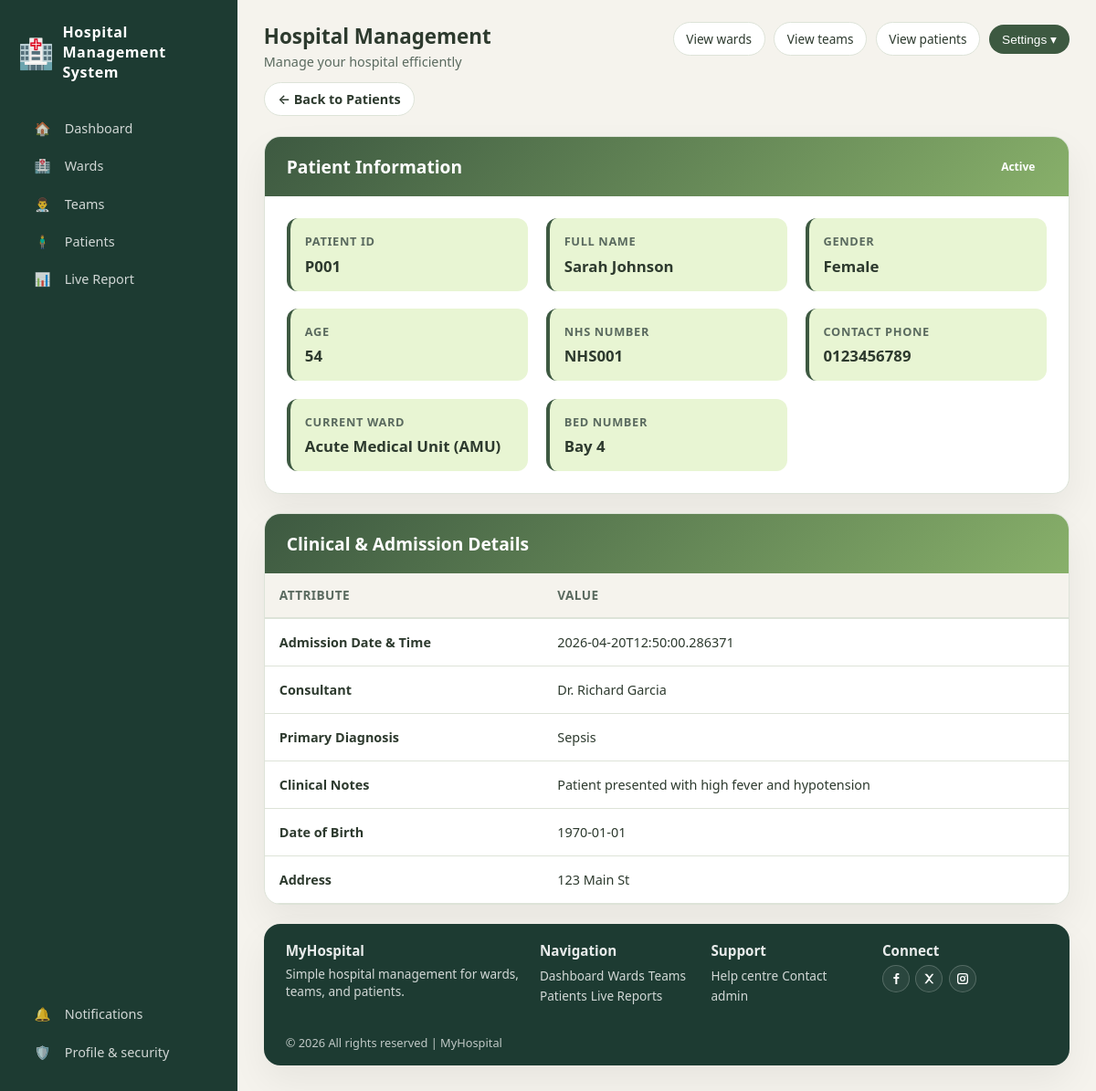
The app's page /patients/1 (signed in), older data.
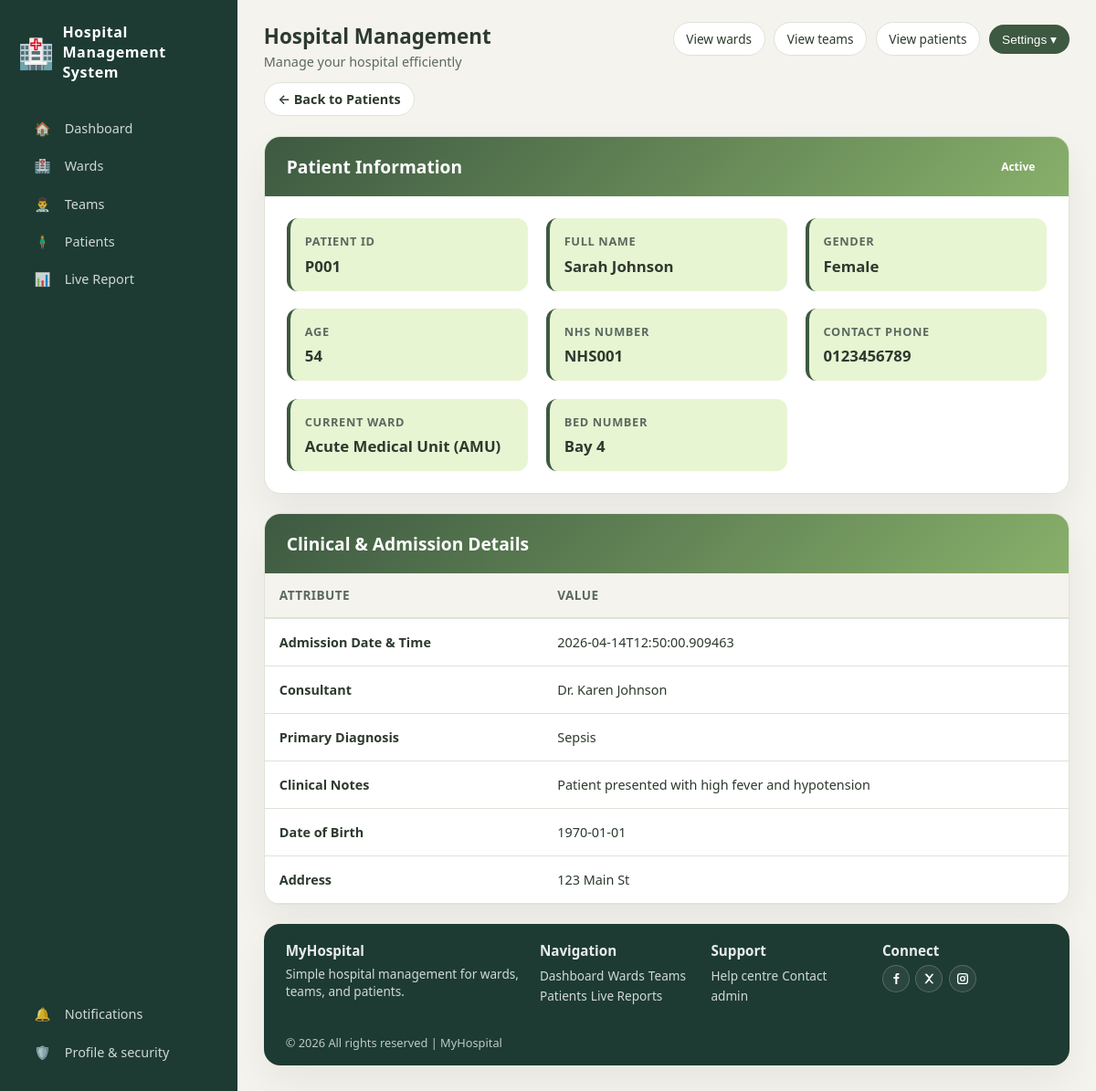
The same page, newer data.
### tables this page shows
CREATE TABLE patients (
            id INTEGER PRIMARY KEY AUTOINCREMENT,
            name TEXT NOT NULL,
            dob TEXT,
            age INTEGER,
            gender TEXT,
            nhs_number TEXT,
            phone TEXT,
            address TEXT,
            admission_datetime TEXT NOT NULL,
            ward_id INTEGER,
            bed TEXT NOT NULL,
            doctor_id INTEGER,
            diagnosis TEXT NOT NULL,
            notes TEXT,
            status TEXT DEFAULT 'Active',
            discharged_at TIMESTAMP,
            created_at TIMESTAMP DEFAULT CURRENT_TIMESTAMP,
            FOREIGN KEY (ward_id) REFERENCES wards (id),
            FOREIGN KEY (doctor_id) REFERENCES doctors (id)
        );

CREATE TABLE doctors (
            id INTEGER PRIMARY KEY AUTOINCREMENT,
            name TEXT NOT NULL,
            specialty TEXT NOT NULL,
            grade TEXT DEFAULT 'Consultant',
            on_duty BOOLEAN DEFAULT 1,
            team_id INTEGER,
            ward_id INTEGER,
            pager TEXT,
            email TEXT,
            created_at TIMESTAMP DEFAULT CURRENT_TIMESTAMP,
            FOREIGN KEY (team_id) REFERENCES teams (id),
            FOREIGN KEY (ward_id) REFERENCES wards (id)
        );

### app.py (the view)
@app.route("/patients/<int:patient_id>")
@login_required
def patient_detail(patient_id):
    conn = get_db_connection()
    patient = conn.execute(
        """
        SELECT p.*, w.name as ward_name, d.name as doctor_name
        FROM patients p
        LEFT JOIN wards w ON p.ward_id = w.id
        LEFT JOIN doctors d ON p.doctor_id = d.id
        WHERE p.id = ?
        """, (patient_id,)
    ).fetchone()
    treatments = conn.execute(
        "SELECT * FROM treatments WHERE patient_id = ? ORDER BY date DESC",
        (patient_id,)
    ).fetchall()
    conn.close()
    if patient is None:
        return redirect(url_for("patients_page"))
    return render_template("patient-detail.html", patient=patient, treatments=treatments)

### app.py (called while the page is built)
@app.context_processor
def inject_user():
    return dict(user_role=session.get('role'), user_id=session.get('user_id'))

def login_required(f):
    @wraps(f)
    def decorated(*args, **kwargs):
        if not session.get("user_id"):
            return redirect(url_for("login_page"))
        return f(*args, **kwargs)
    return decorated

def get_db_connection():
    conn = sqlite3.connect(DATABASE_PATH)
    conn.row_factory = sqlite3.Row
    return conn

### templates/patient-detail.html (shortened to what this page needs)
{% extends "base.html" %}
{% block extra_css %}
<link rel="stylesheet" href="/static/css/patient-detail.css">
{% endblock %}
{% block content %}
<div class="top-left-row">
  <a href="/patients" class="back-btn">← Back to Patients</a>
</div>
<br>
<section class="content-section">
  <div class="info-card">
    <div class="info-card-header">
      <h2>Patient Information</h2>
      <span class="status-badge {{ patient.status|lower }}">{{ patient.status }}</span>
    </div>
    <div class="patient-info-grid">
      <div class="info-item">
        <span class="info-label">Patient ID</span>
        <span class="info-value">P{{ "%03d"|format(patient.id) }}</span>
      </div>
      <div class="info-item">
        <span class="info-label">Full Name</span>
        <span class="info-value">{{ patient.name }}</span>
      </div>
      <div class="info-item">
        <span class="info-label">Gender</span>
        <span class="info-value">{{ patient.gender }}</span>
      </div>
      <div class="info-item">
        <span class="info-label">Age</span>
        <span class="info-value">{{ patient.age }}</span>
      </div>
      <div class="info-item">
        <span class="info-label">NHS Number</span>
        <span class="info-value">{{ patient.nhs_number or 'Not recorded' }}</span>
      </div>
      <div class="info-item">
        <span class="info-label">Contact Phone</span>
        <span class="info-value">{{ patient.phone or 'Not provided' }}</span>
      </div>
      <div class="info-item">
        <span class="info-label">Current Ward</span>
        <span class="info-value">{{ patient.ward_name or 'Unassigned' }}</span>
      </div>
      <div class="info-item">
        <span class="info-label">Bed Number</span>
        <span class="info-value">{{ patient.bed }}</span>
      </div>
    </div>
  </div>
</section>
<section class="content-section">
  <div class="data-card">
    <div class="data-card-header">
      <h2>Clinical & Admission Details</h2>
    </div>
    <div class="table-wrapper">
      <table class="data-table">
        <thead>
          <tr>
            <th>Attribute</th>
            <th>Value</th>
          </tr>
        </thead>
        <tbody>
          <tr>
            <td><strong>Admission Date & Time</strong></td>
            <td>{{ patient.admission_datetime }}</td>
          </tr>
          <tr>
            <td><strong>Consultant</strong></td>
            <td>{{ patient.doctor_name or 'Unassigned' }}</td>
          </tr>
          <tr>
            <td><strong>Primary Diagnosis</strong></td>
            <td>{{ patient.diagnosis }}</td>
          </tr>
          <tr>
            <td><strong>Clinical Notes</strong></td>
            <td>{{ patient.notes or 'No clinical notes recorded.' }}</td>
          </tr>
          <tr>
            <td><strong>Date of Birth</strong></td>
            <td>{{ patient.dob or 'Not recorded' }}</td>
          </tr>
          <tr>
            <td><strong>Address</strong></td>
            <td>{{ patient.address or 'Not recorded' }}</td>
          </tr>
        </tbody>
      </table>
    </div>
  </div>
</section>
{% endblock %}

Row changes from the older to the newer data that the page shows:
changed patients "Sarah Johnson": admission_datetime "2026-04-20T12:50:00.286371" → "2026-04-14T12:50:00.909463"
changed doctors: name "Dr. Richard Garcia" → "Dr. Karen Johnson"
